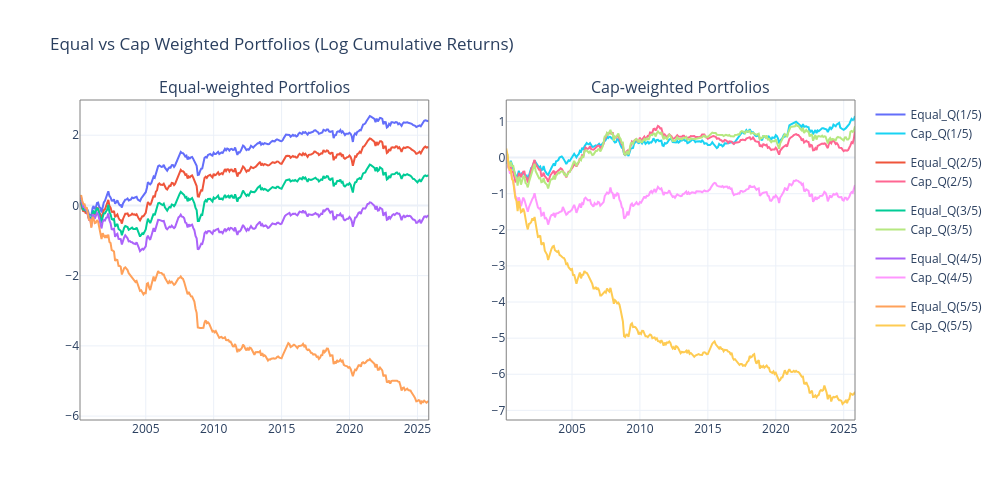

This figure's notebook cell:
### Markdown cell above
##### **Code**

### Code cell
import numpy as np
import plotly.graph_objects as go
from plotly.subplots import make_subplots

# 로그누적수익률 계산
log_cum_equal = np.log1p(subset_equal).cumsum()
log_cum_cap   = np.log1p(subset_cap).cumsum()

# 서브플롯 (가로 2개)
fig = make_subplots(
    rows=1, cols=2, 
    subplot_titles=["Equal-weighted Portfolios", 
                    "Cap-weighted Portfolios"]
)

# Equal 그래프
for col in log_cum_equal.columns:
    fig.add_trace(
        go.Scatter(x=log_cum_equal.index, y=log_cum_equal[col], 
                   mode='lines', name=f"Equal_{col}",
                   legendgroup=col, showlegend=True),
        row=1, col=1
    )

# Cap 그래프
for col in log_cum_cap.columns:
    fig.add_trace(
        go.Scatter(x=log_cum_cap.index, y=log_cum_cap[col], 
                   mode='lines', name=f"Cap_{col}",
                   legendgroup=col, showlegend=True),
        row=1, col=2
    )

# 레이아웃 기본 설정
fig.update_layout(
    title="Equal vs Cap Weighted Portfolios (Log Cumulative Returns)",
    height=500, width=1000,
    template="plotly_white"
)

# 각 subplot 테두리 표시
fig.update_layout(
    shapes=[
        dict(type="rect", xref="paper", yref="paper",
             x0=0.0, y0=0.0, x1=0.45, y1=1.0,
             line=dict(color="gray", width=1), fillcolor="rgba(0,0,0,0)"),
        dict(type="rect", xref="paper", yref="paper",
             x0=0.55, y0=0.0, x1=1.0, y1=1.0,
             line=dict(color="gray", width=1), fillcolor="rgba(0,0,0,0)"),
    ]
)

### Figure 1 — Plotly figure (JSON) as saved in the notebook; plotly's stock layout.template omitted (floating-point values rounded to 4 significant figures; data arrays with more than 128 entries replaced by an {"elided": "..."} marker saying what was removed)
{"data": [{"legendgroup": "Q(1/5)", "mode": "lines", "name": "Equal_Q(1/5)", "showlegend": true, "type": "scatter", "x": {"elided": "309 str values"}, "xaxis": "x", "y": {"elided": "309 float values"}, "yaxis": "y"}, {"legendgroup": "Q(2/5)", "mode": "lines", "name": "Equal_Q(2/5)", "showlegend": true, "type": "scatter", "x": {"elided": "309 str values"}, "xaxis": "x", "y": {"elided": "309 float values"}, "yaxis": "y"}, {"legendgroup": "Q(3/5)", "mode": "lines", "name": "Equal_Q(3/5)", "showlegend": true, "type": "scatter", "x": {"elided": "309 str values"}, "xaxis": "x", "y": {"elided": "309 float values"}, "yaxis": "y"}, {"legendgroup": "Q(4/5)", "mode": "lines", "name": "Equal_Q(4/5)", "showlegend": true, "type": "scatter", "x": {"elided": "309 str values"}, "xaxis": "x", "y": {"elided": "309 float values"}, "yaxis": "y"}, {"legendgroup": "Q(5/5)", "mode": "lines", "name": "Equal_Q(5/5)", "showlegend": true, "type": "scatter", "x": {"elided": "309 str values"}, "xaxis": "x", "y": {"elided": "309 float values"}, "yaxis": "y"}, {"legendgroup": "Q(1/5)", "mode": "lines", "name": "Cap_Q(1/5)", "showlegend": true, "type": "scatter", "x": {"elided": "309 str values"}, "xaxis": "x2", "y": {"elided": "309 float values"}, "yaxis": "y2"}, {"legendgroup": "Q(2/5)", "mode": "lines", "name": "Cap_Q(2/5)", "showlegend": true, "type": "scatter", "x": {"elided": "309 str values"}, "xaxis": "x2", "y": {"elided": "309 float values"}, "yaxis": "y2"}, {"legendgroup": "Q(3/5)", "mode": "lines", "name": "Cap_Q(3/5)", "showlegend": true, "type": "scatter", "x": {"elided": "309 str values"}, "xaxis": "x2", "y": {"elided": "309 float values"}, "yaxis": "y2"}, {"legendgroup": "Q(4/5)", "mode": "lines", "name": "Cap_Q(4/5)", "showlegend": true, "type": "scatter", "x": {"elided": "309 str values"}, "xaxis": "x2", "y": {"elided": "309 float values"}, "yaxis": "y2"}, {"legendgroup": "Q(5/5)", "mode": "lines", "name": "Cap_Q(5/5)", "showlegend": true, "type": "scatter", "x": {"elided": "309 str values"}, "xaxis": "x2", "y": {"elided": "309 float values"}, "yaxis": "y2"}], "layout": {"annotations": [{"font": {"size": 16}, "showarrow": false, "text": "Equal-weighted Portfolios", "x": 0.225, "xanchor": "center", "xref": "paper", "y": 1, "yanchor": "bottom", "yref": "paper"}, {"font": {"size": 16}, "showarrow": false, "text": "Cap-weighted Portfolios", "x": 0.775, "xanchor": "center", "xref": "paper", "y": 1, "yanchor": "bottom", "yref": "paper"}], "height": 500, "shapes": [{"fillcolor": "rgba(0,0,0,0)", "line": {"color": "gray", "width": 1}, "type": "rect", "x0": 0, "x1": 0.45, "xref": "paper", "y0": 0, "y1": 1, "yref": "paper"}, {"fillcolor": "rgba(0,0,0,0)", "line": {"color": "gray", "width": 1}, "type": "rect", "x0": 0.55, "x1": 1, "xref": "paper", "y0": 0, "y1": 1, "yref": "paper"}], "title": {"text": "Equal vs Cap Weighted Portfolios (Log Cumulative Returns)"}, "width": 1000, "xaxis": {"anchor": "y", "domain": [0, 0.45]}, "xaxis2": {"anchor": "y2", "domain": [0.55, 1]}, "yaxis": {"anchor": "x", "domain": [0, 1]}, "yaxis2": {"anchor": "x2", "domain": [0, 1]}}}
